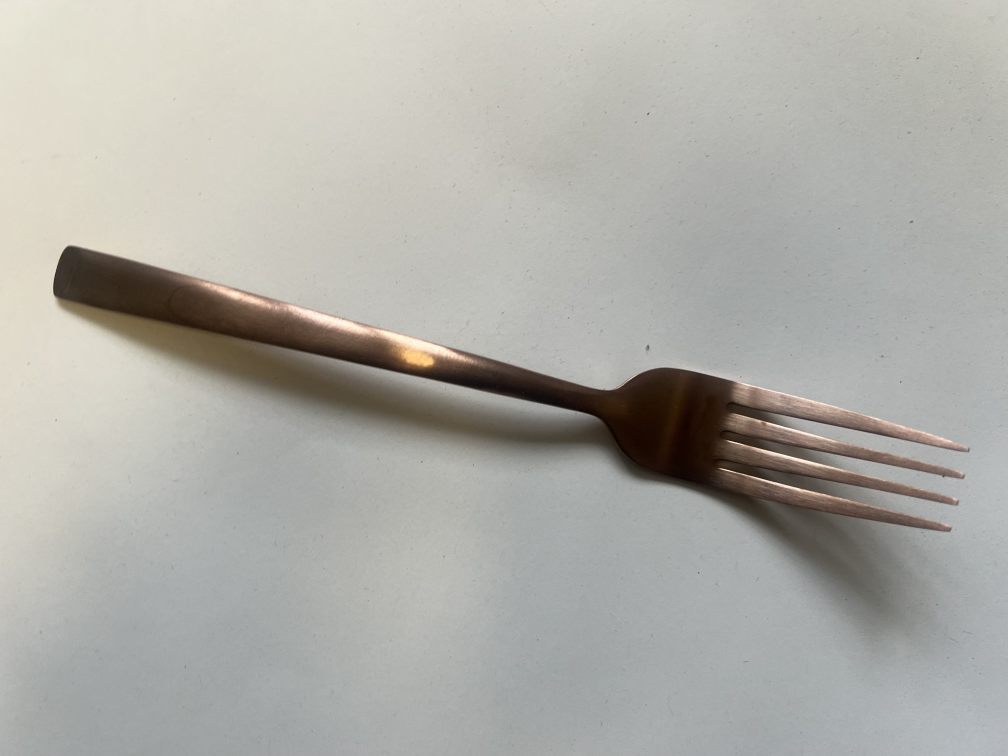
#> input picture data/input/geschirr/gabel-01_9639.jpg, 4032 x 3024 px (shown at 1/4 size)
$ python -i object_extraction.py   (imports and definitions only)
#> lines starting #> are read from the running program, lines starting #| are printed output that depends on the picture; after the words box and inside, x2 and y2 are one past the last pixel; in counts of white or black regions, pixels touching at a corner belong together
#!/usr/bin/env python3
try:
    import os
    import sys
    import math
    import numpy as np
    from matplotlib.colors import rgb_to_hsv

    import logging
    from skimage.transform import resize
    from skimage.io import imsave
    from skimage.morphology import erosion,closing,area_closing,closing,opening,dilation
    from skimage.morphology import square
    from skimage.measure import label, regionprops, regionprops_table
    import pdb
    import matplotlib.pyplot as plt
    import argparse
    from glob import glob
    import configparser
    from progressbar import progressbar
    from multiprocessing import Pool
    from functools import partial
    from scipy.ndimage import binary_fill_holes

except  ModuleNotFoundError as err:
    print("""Einige Module konnten nicht importiert werden. Um dieses Skript zu starten, sollte zunÃ¤chst der Befehl "source bin/activate" (oder poetry shell o.Ã¤.) in der Kommandozeile eingegeben werden.""")
    raise
    #sys.exit(1)

logger = logging.getLogger(__name__)
# [1 line not run here, left out]

# [4 lines left out: function intOrNone, not called in this run]

def load_file(imstr):
#> called with imstr = 'data/input/geschirr/gabel-01_9639.jpg'
    im = plt.imread(imstr)
#> im is the input picture: shape (3024, 4032, 3); mean R, G, B 173.8, 172.9, 167.4
    if len(im.shape)==2:
        im = np.stack((im,)*3, axis=-1)
    elif im.shape[2]==1:
        im = np.stack((im,)*3, axis=-1).reshape(*im.shape,3)
    elif im.shape[2]==4:
        im = im[:,:,[0,1,2]]

    return im

def fill_borders(im,value_to_fill = False,fraction_of_rows_to_remove=0.0, fraction_of_cols_to_remove=0.1):
    """
    fraction_of_rows_to_remove: Der Bruchteil jeder Anzahl Bildzeilen, die sowohl oben wie auch unten am Bildrand abgeschnitten werden soll.
    fraction_of_cols_to_remove: Der Bruchteil jeder Anzahl Bildspalten, die sowohl links wie auch rechts am Bildrand abgeschnitten werden soll.

    """
#> called with value_to_fill = 0, fraction_of_rows_to_remove = 0, fraction_of_cols_to_remove = 0
    #    mask[:100,:]=False
#    mask[-100:,:]=False
    nRows,nCols = im.shape[0],im.shape[1]
    im_cropped = im.copy()
    nrow = int(fraction_of_rows_to_remove*nRows)
    ncol = int(fraction_of_cols_to_remove*nCols)
    logger.debug(f'LÃ¶sche {nrow} Zeilen und {ncol} Spalten.')

    if len(im_cropped.shape)==4 and im_cropped.shape[0]==1:
         im_cropped = im_cropped.reshape(*im_cropped.shape[1:])

    if len(im_cropped.shape)==2:
        im_cropped[:nrow,:]=value_to_fill
        if nrow>0:
            im_cropped[-nrow:,:]=value_to_fill

        im_cropped[:,:ncol]=value_to_fill
        if ncol>0:
            im_cropped[:,-ncol:]=value_to_fill
    elif len(im_cropped.shape)==3:
        im_cropped[:nrow,:,:]=value_to_fill
        if nrow>0:
            im_cropped[-nrow:,:,:]=value_to_fill

        im_cropped[:,:ncol,:]=value_to_fill
        if ncol>0:
            im_cropped[:,-ncol:,:]=value_to_fill

    else:
        raise AssertionError('Dieser Fall wurde noch nicht beachtet. Nur Graustufen- und Farbbilder werden unterstÃ¼tzt.')

    return im_cropped


# [31 lines left out: function ask_path_creation, not called in this run]


def generate_mask_with_hsv_threshold(im, sign=None,hue_threshold=None, saturation_threshold=None, value_threshold=None):
    """
    Erstelle eine Maske des Bildes (aktuell mit einem Schwellwert auf dem Value-Kanal des Bildes).
    """
#> called with value_threshold = 100
    assert hue_threshold or saturation_threshold or value_threshold, 'Mindestens einer der Schwellwerte muss gesetzt werden'
    if sign is not None:
        print('Warning- sign is deprecated')
        value_sign=sign
        value_threshold = np.abs(value_threshold)*value_sign

    # Ensure float in [0, 1] BEFORE rgb_to_hsv (avoids NumPy 2 copy=False error)
    im = np.asarray(im)
    if np.issubdtype(im.dtype, np.integer):
        im_rgb = im.astype(np.float32) / 255.0
    else:
        im_rgb = im.astype(np.float32)

    im_hsv = rgb_to_hsv(im_rgb) * np.array([255, 255, 255], dtype=np.float32)[None, None, :]
#> im_hsv: shape (3024, 4032, 3) float32; mean of channels 0, 1, 2 67.9, 16.8, 161.3

    mask = np.ones(im_hsv.shape[:2], dtype=bool)

    if hue_threshold is not None:
        hue_sign = np.sign(hue_threshold)
        mask &= (hue_sign * im_hsv[:,:,0] > hue_threshold)

    if saturation_threshold is not None:
        saturation_sign = np.sign(saturation_threshold)
        mask &= (saturation_sign * im_hsv[:,:,1] > saturation_threshold)

    if value_threshold is not None:
        value_sign = np.sign(value_threshold)
        mask &= (value_sign * im_hsv[:,:,2] > value_threshold)
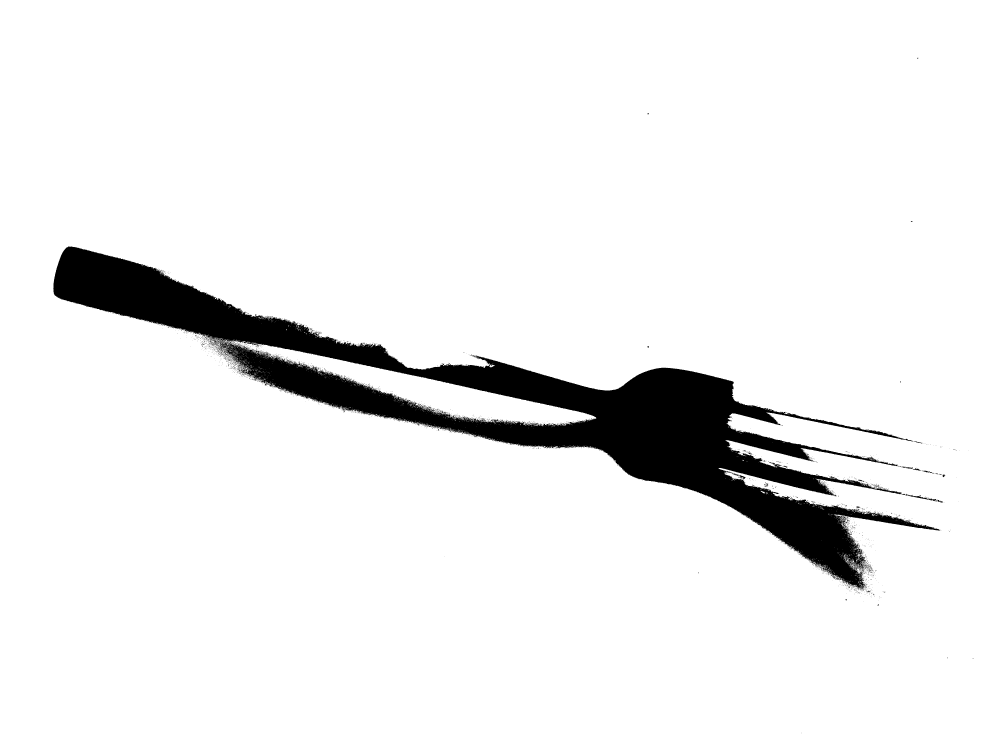
#> mask: shape (3024, 4032) bool (shown at 1/4 size); 93.3% white; 2368 black regions (2334 under 20 px)

    return mask

def morphology_transform(mask,shape = square,erosion_size=5,dilation_size=50):
    """
    Important morphological preprocessing TUNE HERE IF NECESSARY
    """
#> called with erosion_size = 0, dilation_size = 0
    # Fill holes caused by reflections inside the object
    mask = binary_fill_holes(mask)
#> mask: shape (3024, 4032) bool; every value is 1

    # Use closing to connect parts separated by reflections at the boundaries
    if dilation_size > 0:
        mask = closing(mask, shape(max(1, dilation_size // 4)))

    if erosion_size > 0:
        mask = erosion(mask.copy(), shape(erosion_size))
    if dilation_size > 0:
        mask = dilation(mask, shape(dilation_size))

    # Final fill to ensure solid objects
    mask = binary_fill_holes(mask)
    return mask

def create_mask(im,fraction_of_rows_to_remove=0.0,fraction_of_cols_to_remove=0.1,hue_threshold=None,saturation_threshold=None,value_threshold=100,erosion_size=5,dilation_size=50,value_to_fill=0,**kwargs):
    """
    Erstelle eine (binÃ¤re) Maske aus dem Bild im durch Randbeschneidung, HSV-Schwellwertbildung und morphologischen Transformationen.
    Die Maske soll die  relevanten Ausschnitte von im angeben.

    """
    #Schneide die RÃ¤nder des Bildes ab, wo sicher keine Objekte drin sind
    im_filled= fill_borders(im,value_to_fill=value_to_fill,fraction_of_rows_to_remove=fraction_of_rows_to_remove,fraction_of_cols_to_remove=fraction_of_cols_to_remove)

    #Generiere eine Maske (binÃ¤res Bild), welche Vordergrundpixel mit True bezeichnet, den Hintergrund mit False
    mask = generate_mask_with_hsv_threshold(im_filled,hue_threshold=hue_threshold,saturation_threshold=saturation_threshold,value_threshold=value_threshold)

    #Passe die Maske mit morphologischen Transformationen an, insbesondere, um vereinzelte Pixel zu eliminieren (Erosion) und ev. um die Maske leicht zu vergrÃ¶ssern (Dilatation)
    morphed_mask = morphology_transform(mask,erosion_size=erosion_size,dilation_size=dilation_size)
    return morphed_mask,im_filled

def create_masked_image(im,mask):
    """
    Erstelle mit der Maske eine Version von im, in welcher alle Hintergrundpixel auf den Wert 0 gesetzt werden. Schneide die Bildteile ausserhalb der Maske ab.
    """
    masked_image = np.where(mask,1,0)[:,:,np.newaxis]*im
    return masked_image

def extract_regions(label_img,masked_image,fraction_of_rows_to_remove=0,fraction_of_cols_to_remove=0):
#> called with fraction_of_rows_to_remove = 0, fraction_of_cols_to_remove = 0
    regions = regionprops(label_img,intensity_image=masked_image)
#> regions = 1 regions; box (x1, y1, x2, y2) and area: (0, 0, 4032, 3024) 12192768
    Nrows,Ncols=masked_image.shape[:2]
    region_images_list=[]
    for props in regions:
        bx,by,minr,maxr,minc,maxc,orientation = compute_bb(props)
        minr=np.max([minr,int(fraction_of_rows_to_remove*Nrows)])
        maxr=np.min([maxr,int(Nrows-fraction_of_rows_to_remove*Nrows)])
        minc=np.max([minc,int(fraction_of_cols_to_remove*Ncols)])
        maxc=np.min([maxc,int(Ncols-fraction_of_cols_to_remove*Ncols)])

        mi = masked_image[minr:maxr,minc:maxc]
        region_images_list.append(mi)
#> this loop made 1 pass
#> (y0 in compute_bb, x0 in compute_bb, orientation, x1 in compute_bb, y1 in compute_bb, x2 in compute_bb, y2 in compute_bb, minr) on pass 1: (1511.5, 2015.5, 1.57, 2015.5, -234.4, -312.4, 1511.5, 0)
#> after the loop, region_images_list = 1 item

    return region_images_list,regions

# [18 lines left out: function show_extracted_regions, not called in this run]

def object_segmentation(morphed_mask,masked_image,fraction_of_cols_to_remove=0,fraction_of_rows_to_remove=0):
    """
    Erzeuge mit der Maske Objektsegmente und schneide diese in masked_image aus.
    """
    label_img = label(morphed_mask)

    regionlist,regions = extract_regions(label_img,masked_image,
        fraction_of_rows_to_remove=fraction_of_rows_to_remove,
        fraction_of_cols_to_remove=fraction_of_cols_to_remove)
#> regionlist = 1 item

    return regionlist,regions


def image_preprocessing(im, fraction_of_rows_to_remove=0.0, fraction_of_cols_to_remove=0.1,
                        hue_threshold=None, saturation_threshold=None, value_threshold=100,
                        erosion_size=5, dilation_size=50, value_to_fill=0, **kwargs):
    """
    Diese Routine enthÃ¤lt die ganze Vorverarbeitung eines Rohbildes. RÃ¼ckgabe:
    regionlist und regions: enthalten Informationen Ã¼ber die gefundenen Objekte
    mask: Maske, mit welcher die Objekte ausgeschnitten wurden
    masked_image: Originalbild mit unterdrÃ¼cktem Hintergrund
    """
    #Erstelle eine Maske fÃ¼r das Bild.
    morphed_mask,im_filled = create_mask(im,
                                         fraction_of_rows_to_remove=fraction_of_rows_to_remove,
                                         fraction_of_cols_to_remove=fraction_of_cols_to_remove,
                                         hue_threshold=hue_threshold,
                                         saturation_threshold=saturation_threshold,
                                         value_threshold=value_threshold,
                                         erosion_size=erosion_size,
                                         dilation_size=dilation_size,
                                         value_to_fill=value_to_fill,
                                         **kwargs)

    #Erstelle mit der Maske eine Version von im, in welcher alle Hintergrundpixel auf den Wert 0 gesetzt werden
    masked_image = create_masked_image(im_filled,morphed_mask)

    # Das Bild enthÃ¤lt nun nur noch relevante Pixel (alle anderen wurden ausmaskiert). Segmentiere nun das Bild, um Objekte zu erhalten.
    regionlist,regions = object_segmentation(morphed_mask,masked_image,
        fraction_of_rows_to_remove=fraction_of_rows_to_remove,
        fraction_of_cols_to_remove=fraction_of_cols_to_remove)
#> regionlist = 1 item

    return regionlist,regions,morphed_mask,masked_image

def insert_region_number(basename,ireg):
    """
    GemÃ¤ss Konvention kÃ¶nnen wir Dateinamen der Form <irgendwas>_<Klassenname>.jpg haben.
    Die extrahierten Regionen sollen dann so heissen: <irgendwas>_<region_index>_<Klassenname>.jpg
    >>> insert_region_number('image_123_Hund.jpg',5)
    'image_123_5_Hund.jpg'
    """
    basename,ext = os.path.splitext(basename)

    start = basename.rfind('_')
    end = basename.rfind('.')
    return f'{basename[:start]}_{ireg}_{basename[start+1:]}{ext}'


def save_regionlist_to_folder(fn,regionlist,regions,outputpath,write_summary_file=False,min_num_pixels=0):
    """
    min_num_pixels: Kleinste Region (in Anzahl Pixel), welche gespeichert wird
    """
    fnpart = os.path.basename(fn)
    for ireg,(regA,region) in enumerate(zip(regionlist,regions)):
        #if region.image.shape[0]*region.image.shape[1]<=min_num_pixels: #region.num_pixels<= min_num_pixels, regA.shape[0]*regA.shape[1]?
        if region.num_pixels<= min_num_pixels: #region.num_pixels<= min_num_pixels, regA.shape[0]*regA.shape[1]?
            logger.info(f'skipping region: num_pix={region.num_pixels},shape:{regA.shape},area:{region.area}, as num_pix is < {min_num_pixels}')
            continue
        #erstelle einen Dateinamen auf der Basis des Elternnamens, so dass allfÃ¤llige Klassennamen immer noch an der richtigen Stelle (zuletzt, hinter dem letzten "_") stehen.
        region_filename = insert_region_number(fnpart,ireg)

        assert os.path.exists(outputpath),f'Der Pfad {outputpath} sollte existieren.'
        outfile = os.path.join(outputpath,region_filename)
        if regA.shape[0]!=0 and regA.shape[1]!=0:
            imsave(outfile,regA.astype('uint8'))

    if (len(regionlist)>1) and write_summary_file:
        outfile = os.path.join(outputpath,fnpart+'_all.jpg')

        fig = plt.figure()
        show_extracted_regions(regionlist,axlist=None,fig=fig)
        logger.info(f'writing to {outfile}')

        fig.savefig(outfile)
    return True


# [19 lines left out: function debug_extraction, not called in this run]

def compute_bb(props):
    y0, x0 = props.centroid
    orientation = props.orientation
    x1 = x0 + math.cos(orientation) * 0.5 * props.axis_minor_length
    y1 = y0 - math.sin(orientation) * 0.5 * props.axis_minor_length
    x2 = x0 - math.sin(orientation) * 0.5 * props.axis_major_length
    y2 = y0 - math.cos(orientation) * 0.5 * props.axis_major_length

    minr, minc, maxr, maxc = props.bbox
    bx = (minc, maxc, maxc, minc, minc)
    by = (minr, minr, maxr, maxr, minr)
    return bx,by,minr,maxr,minc,maxc,orientation


# [74 lines left out: functions show_region, mark_regions_in_masked_image, write_config_file, not called in this run]

def process_file(fn,fraction_of_rows_to_remove=0,fraction_of_cols_to_remove=0,
    hue_threshold=None,saturation_threshold=None,
    value_threshold=100,erosion_size=0,dilation_size=0,
    min_num_pixels=0,outputpath='/tmp/',write_summary_file=False,preprocessing_resolution=None,value_to_fill=0):
    """
    Objektextraktion aus einer Datei. <fn> ist eine Bilddatei. Die SchlÃ¼sselwortargumente werden an image_processing weitergeleitet.
    """

    im = load_file(fn)
    if preprocessing_resolution is not None:
        if preprocessing_resolution[0]< im.shape[0] and preprocessing_resolution[1]< im.shape[1]:
            im = (255*resize(im,preprocessing_resolution)).astype('uint8') #resize ergibt ein Bild im mit Wertebereich (0,1)
        else:
            logger.warning(f'preprocessing resolution {preprocessing_resolution} ist nicht kleiner als die ursprÃ¼ngliche BildgrÃ¶sse {im.shape}. BildgrÃ¶sse wird nicht verÃ¤ndert')

    regionlist,regions,morphed_mask,masked_image = image_preprocessing(im,
        fraction_of_rows_to_remove=fraction_of_rows_to_remove,
        fraction_of_cols_to_remove=fraction_of_cols_to_remove,
        hue_threshold=hue_threshold,saturation_threshold=saturation_threshold,value_threshold=value_threshold,
        erosion_size=erosion_size,dilation_size=dilation_size,value_to_fill=value_to_fill)
#> regionlist = 1 item
    #        fig = debug_extraction(im)
    #        fig.savefig('debug.png')
    fnpart = os.path.splitext(os.path.basename(fn))[0]
    shapes = [region.shape for region in regionlist]
#> shapes = [(3024, 4032, 3)]
    if len(regionlist)==0:
        logger.info(f"Keine ausgeschnittenen Regionen gefunden. Ev. mÃ¼ssen die Schwellwerte/Parameter angepasst werden")
    logger.info(f"Shapes of extracted regions: {shapes}")
    continue_the_loop = save_regionlist_to_folder(fn,regionlist,regions,outputpath,write_summary_file=write_summary_file,min_num_pixels=min_num_pixels)
#> the loop in save_regionlist_to_folder, `for ireg,(regA,region) in enumerate(zip(regionlist,regions)):` made 1 pass
#> (ireg, start in insert_region_number, end in insert_region_number, region_filename) on pass 1: (0, 8, -1, 'gabel-01_0_9639.jpg')
#> continue_the_loop = True
    return continue_the_loop

# [92 lines left out: functions parse_arguments, process_arguments, main, not called in this run]

# [4 lines not run here, left out]

>>> result = process_file('data/input/geschirr/gabel-01_9639.jpg')
#> result = True

$ run again, on data/input/geschirr/gabel-01_9642.jpg
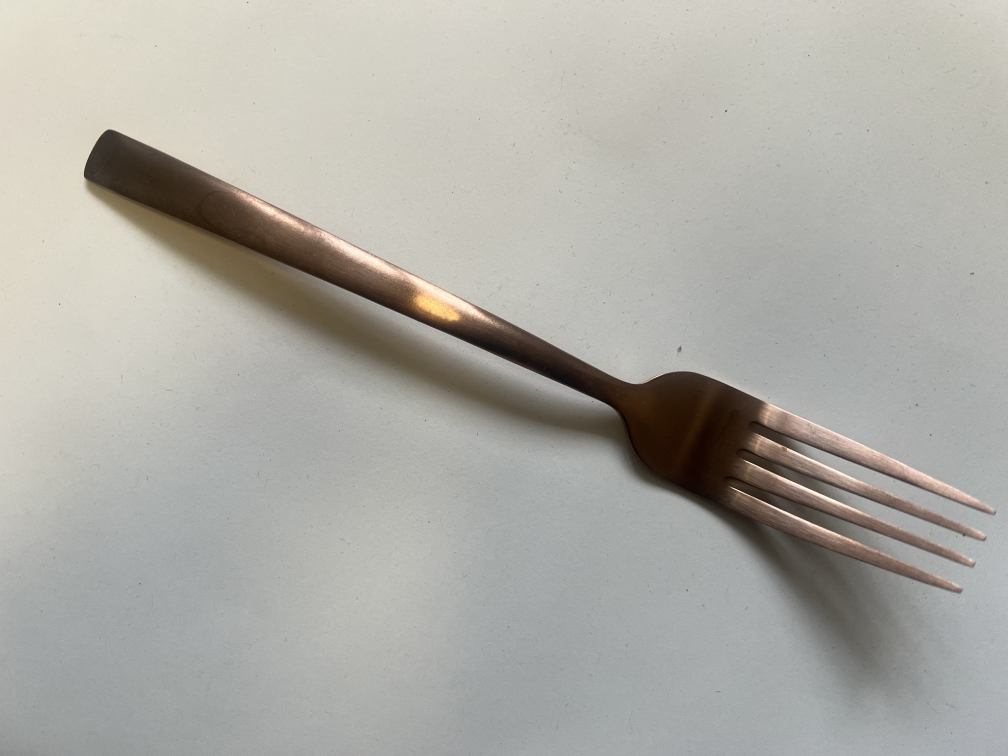
#> input picture data/input/geschirr/gabel-01_9642.jpg, 4032 x 3024 px (shown at 1/4 size)
#> in load_file, im is the input picture: shape (3024, 4032, 3); mean R, G, B 172.9, 171.5, 165.2
#> im_hsv: shape (3024, 4032, 3) float32; mean of channels 0, 1, 2 63.5, 18.4, 158.2
#> in generate_mask_with_hsv_threshold, `mask &= (value_sign * im_hsv[:,:,2] > value_threshold)`:
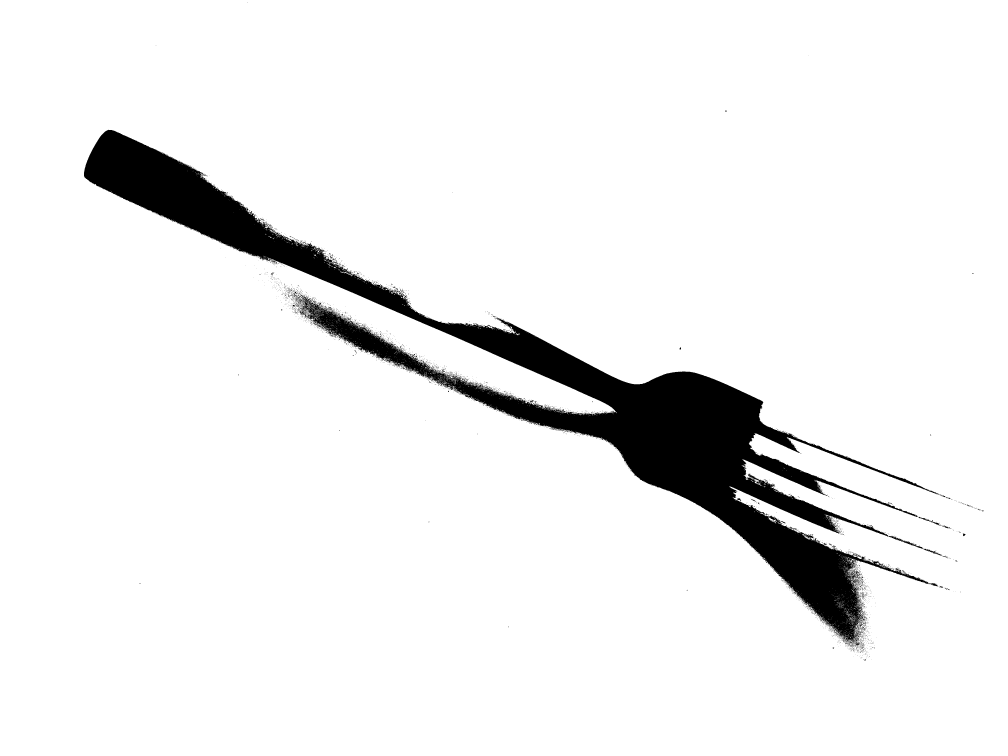
#> mask: shape (3024, 4032) bool (shown at 1/4 size); 93.2% white; 3151 black regions (3068 under 20 px)
#> label_img: shape (3024, 4032) int32; every value is 1
#> in extract_regions, `regions = regionprops(label_img,intensity_image=masked_image)`: regions = 1 regions; box (x1, y1, x2, y2) and area: (0, 0, 4032, 3024) 12192768
#> the loop in extract_regions, `for props in regions:` made 1 pass
#> (y0 in compute_bb, x0 in compute_bb, orientation, x1 in compute_bb, y1 in compute_bb, x2 in compute_bb, y2 in compute_bb, minr) on pass 1: (1511.5, 2015.5, 1.57, 2015.5, -234.4, -312.4, 1511.5, 0)
#> after the loop in extract_regions, `for props in regions:`: region_images_list = 1 item
#> shapes = [(3024, 4032, 3)]
#> the loop in save_regionlist_to_folder, `for ireg,(regA,region) in enumerate(zip(regionlist,regions)):` made 1 pass
#> (ireg, start in insert_region_number, end in insert_region_number, region_filename) on pass 1: (0, 8, -1, 'gabel-01_0_9642.jpg')
#> continue_the_loop = True
